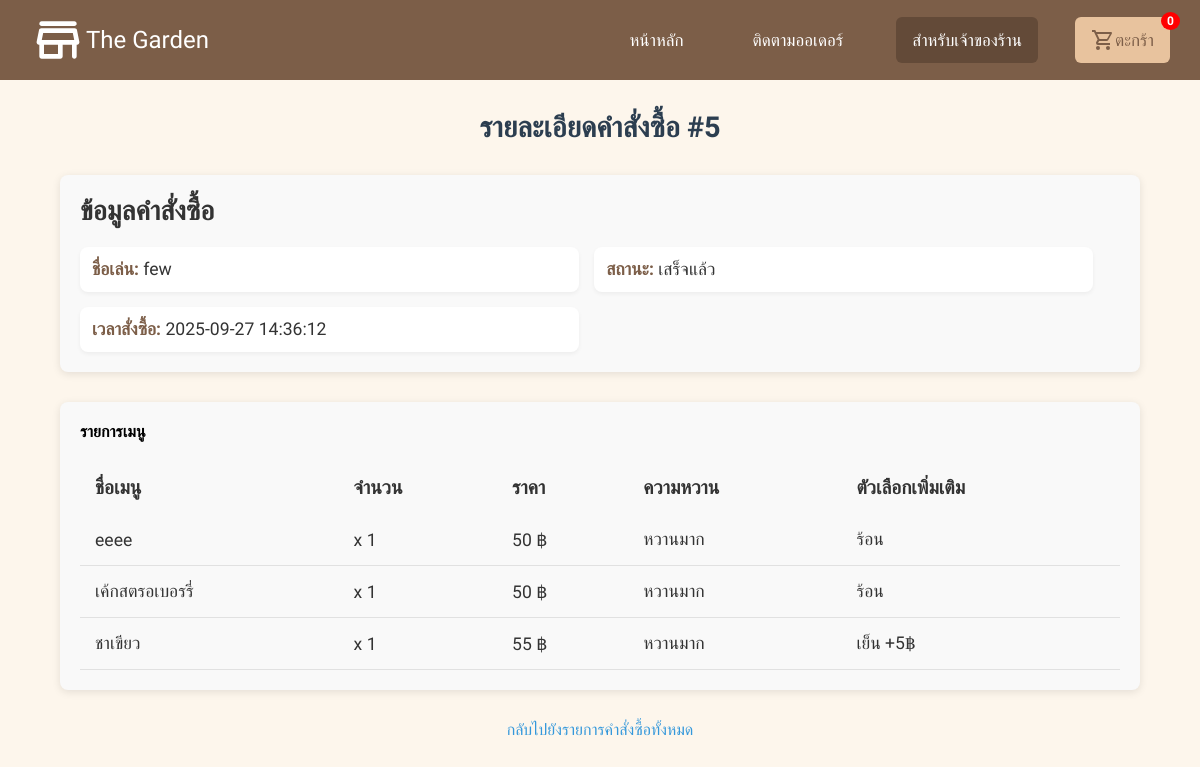
Page /track-orders/5 on the earlier database version.
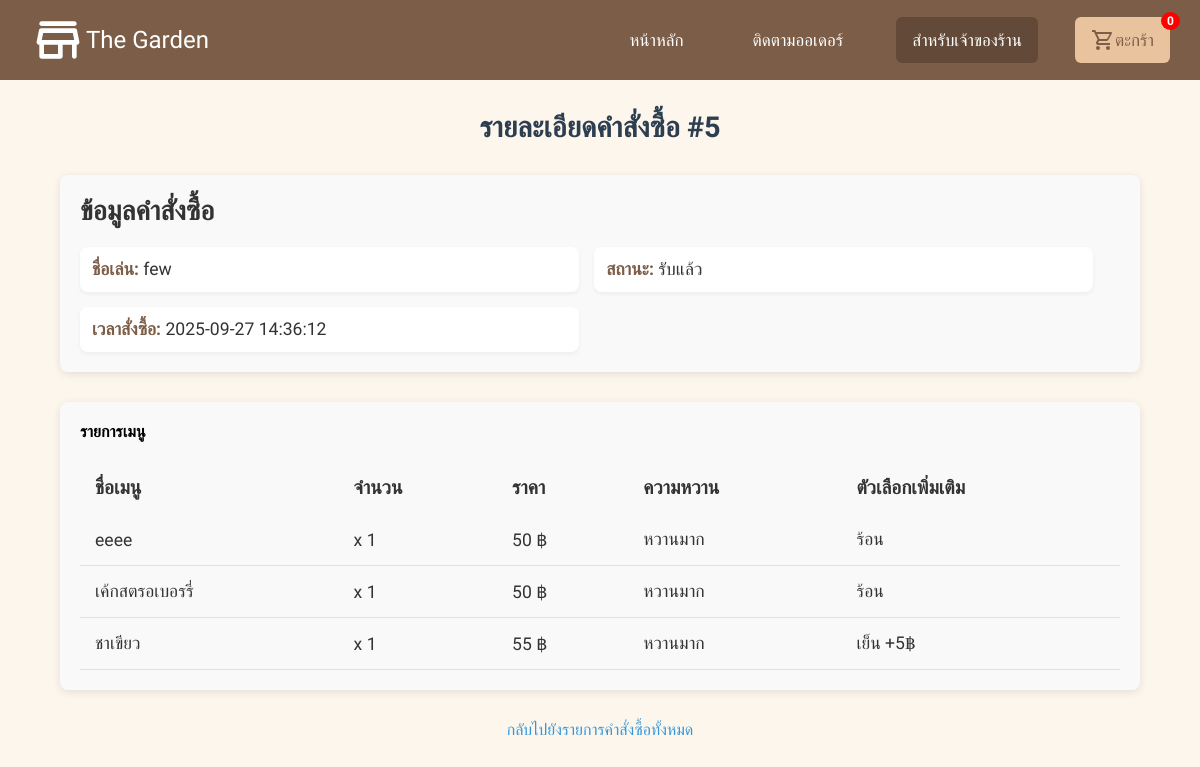
Same page on the later database version.
### tables this page shows
CREATE TABLE "orders" (
    id INTEGER UNIQUE,
    nickname TEXT NOT NULL,
    phone TEXT NOT NULL,
    note TEXT,
    cart_data TEXT,
    status TEXT,
    timestamp DATETIME,
    slip_filename TEXT, cancel_token TEXT,
    PRIMARY KEY(id)
);

### app.py (the view)
@app.route('/track-orders/<int:order_id>', methods=['GET'])
def view_order(order_id):
    with get_db() as db:
        order = db.execute("""
            SELECT id, nickname, status, timestamp, cart_data
            FROM orders
            WHERE id = ?
        """, (order_id,)).fetchone()
        if order:
            cart = json.loads(order['cart_data'])  # แปลง JSON เป็น list
            return render_template('view_order_customer.html', order=order, cart=cart)
    return "ไม่พบคำสั่งซื้อนี้"

### app.py (called while the page is built)
def get_db():
    conn = sqlite3.connect(db_garden, timeout=10)
    conn.row_factory = sqlite3.Row
    return conn

### templates/view_order_customer.html
{% extends "layout.html" %}
{% block content %}
<h1 class="order-title">รายละเอียดคำสั่งซื้อ #{{ order['id'] }}</h1>
<section class="order-info">
  <h4 class="section-title">ข้อมูลคำสั่งซื้อ</h4>
  <div class="order-details">
    <div class="detail-item">
      <strong>ชื่อเล่น:</strong> {{ order['nickname'] }}
    </div>
    <div class="detail-item">
      <strong>สถานะ:</strong> {{ order['status'] }}
    </div>
    <div class="detail-item">
      <strong>เวลาสั่งซื้อ:</strong> {{ order['timestamp'] }}
    </div>
  </div>
</section>
<section class="order-items">
  <h4 class="section-title">รายการเมนู</h4>
  <table class="menu-table">
    <thead>
      <tr>
        <th>ชื่อเมนู</th>
        <th>จำนวน</th>
        <th>ราคา</th>
        <th>ความหวาน</th>
        <th>ตัวเลือกเพิ่มเติม</th>
      </tr>
    </thead>
    <tbody>
      {% for item in cart %}
      <tr class="menu-item">
        <td class="menu-name">{{ item['name'] }}</td>
        <td class="menu-qty">x {{ item['qty'] }}</td>
        <td class="menu-price">{{ item['price'] }} ฿</td>
        <td class="menu-sweetness">{{ item['sweetness'] if item['sweetness'] else 'ปกติ' }}</td>
        <td class="menu-options">{{ item['optionName'] if item['optionName'] else 'เย็น' }}</td>
      </tr>
      {% endfor %}
    </tbody>
  </table>
</section>
<footer>
  <p><a href="{{ url_for('track_orders') }}">กลับไปยังรายการคำสั่งซื้อทั้งหมด</a></p>
</footer>
{% endblock %}

### templates/layout.html (shortened to what this page needs)
<!DOCTYPE html>
<html lang="en">
<head>
    <link rel="stylesheet" href="{{url_for('static', filename = 'style.css')}}" />
    <link rel="stylesheet" href="{{url_for('static', filename = 'login.css')}}" />
</head>
<body>
    <header class="head-nav">
        <div class="head-wrapper">
            <div class="head-bar-menu" id="bar-menu">
                <h3 class="head-logo">
                    The Garden
                </h3>
                <div class="head-menu">
                    <ul class="list-menu" id="menu">
                        <li><a href="/">หน้าหลัก</a></li>
                        {% if session.get("role") == "owner" %}
                        <li><a id="add_menu">เพิ่มเมนู</a></li>
                        <li><a href="{{ url_for('manage_orders') }}">คำสั่งซื้อ</a></li>
                        <li><a href="{{ url_for('dashboard') }}">แดชบอร์ด</a></li>
                        <li>
                            <a href="{{ url_for('logout') }}"
                                onclick="return confirm('คุณแน่ใจหรือไม่ที่จะออกจากระบบ?');"
                                style="background-color: rgb(224, 67, 67);">Log out</a>
                        </li>
                        {% else %}
                        <li><a href="{{ url_for('track_orders') }}">ติดตามออเดอร์</a></li>
                        <li><a href="{{ url_for('login') }}" id="self-store">สำหรับเจ้าของร้าน</a></li>
                        {% endif %}
                    </ul>
                    {% if session.get("role") == "owner" %}
                    {% else %}
                    <div class="basket">
                        <a href="#" class="car-sell">ตะกร้า</a>
                        <span class="cart-badge" id="cart-badge">0</span>
                    </div>
                    {% endif %}
                </div>
            </div>
        </div>
    </header>
    {% block content %}{% endblock %}
</body>
</html>

### static/style.css (style rules this page uses)
:root { --brown: #7C5E48; --cream: #FDF6EC; --white: #fff; --black: #808080; --brown-hover: #634a38; --blue: #262c91; --cream-li: #E8C39E; --red: #E53E3E; --color-font: #583E2C; --img-color: #A67C52; }
* { margin: 0; padding: 0; box-sizing: border-box; font-family: "Kanit", sans-serif; }
body { background-color: var(--cream); height: 100%; overflow-x: hidden; overflow-y: hidden; position: relative; }
.head-nav { display: flex; height: 80px; width: 100%; background-color: var(--brown); justify-content: center; align-items: center; }
.head-wrapper { display: flex; width: 95%; margin: 0 auto; }
.head-bar-menu { height: auto; width: 100%; display: flex; justify-content: space-between; align-items: center; height: auto; position: relative; }
.head-menu { display: flex; }
.basket { display: inline-block; position: relative; }
.cart-badge { position: absolute; top: -5px; right: -10px; background-color: red; color: white; font-size: 12px; font-weight: bold; padding: 2px 6px; border-radius: 50%; }
.basket a { margin-left: 37px; text-decoration: none; color: var(--brown); background-color: var(--cream-li); border-radius: 6px; font-size: 17px; display: flex; align-items: center; height: 46px; padding-left: 16px; padding-right: 16px; }
.head-logo { color: var(--white); font-size: 24px; display: flex; font-weight: 500; align-items: center; }
.list-menu { max-height: 0; overflow: hidden; transition: max-height 0.3s ease; left: 0; z-index: 99999; }
.list-menu li { margin-left: 37px; list-style: none; height: 46px; }
.list-menu li a { text-decoration: none; color: var(--white); border-radius: 6px; font-size: 17px; height: 100%; display: flex; align-items: center; padding: 10px 16px; }
#self-store { background-color: var(--brown-hover); color: var(--white); }
@media only screen and (min-width: 961px) { .list-menu { display: flex !important; flex-direction: row; position: static; max-height: none; width: auto; background: none; } }
@media only screen and (min-width: 961px) { .list-menu li { margin-left: 37px; height: auto; } }
strong { color: var(--brown); }
.order-title { font-size: 2rem; color: #2c3e50; text-align: center; margin-top: 40px; margin-bottom: 30px; font-weight: 600; }
.order-info { margin: 30px auto; padding: 20px; background-color: #f9f9f9; border-radius: 8px; box-shadow: 0 2px 8px rgba(0, 0, 0, 0.1); width: 90%; max-width: 1200px; }
.order-info .section-title { font-size: 1.7rem; font-weight: bold; color: #333; margin-bottom: 20px; }
.order-info .order-details { display: flex; flex-wrap: wrap; gap: 15px; }
.order-info .detail-item { background-color: #ffffff; border-radius: 8px; padding: 12px; width: 48%; font-size: 1.1rem; color: #333; box-shadow: 0 2px 4px rgba(0, 0, 0, 0.05); }
.order-items { margin: 30px auto; padding: 20px; background-color: #f9f9f9; border-radius: 8px; box-shadow: 0 2px 8px rgba(0, 0, 0, 0.1); width: 90%; max-width: 1200px; }
.order-items .menu-table { width: 100%; border-collapse: collapse; margin-top: 20px; }
.order-items .menu-table th, .order-items .menu-table td { padding: 15px; text-align: left; }
.order-items .menu-table th { background-color: #f9f9f9; color: #333; font-weight: bold; font-size: 1.2rem; text-transform: uppercase; border: bottom 1px solid #b7b7b7; }
.order-items .menu-table td { font-size: 1.1rem; color: #333; border-bottom: 1px solid #e1e1e1; }
footer p { text-align: center; margin-top: 20px; }
footer a { color: #3498db; text-decoration: none; }
.order-title { font-size: 2rem; color: #2c3e50; text-align: center; margin-top: 30px; margin-bottom: 20px; font-weight: 600; }
.order-title { font-size: 1.8em; margin-bottom: 20px; }

### static/login.css (style rules this page uses)
:root { --brown:#7C5E48; --cream:#FDF6EC; --white:#fff; --black:#808080; --brown-hover:#634a38; --blue:#262c91; }
* { margin: 0; padding: 0; box-sizing: border-box; font-family: "Kanit", sans-serif; }

Differences in the rows shown:
changed orders "few": status "เสร็จแล้ว" → "รับแล้ว"
